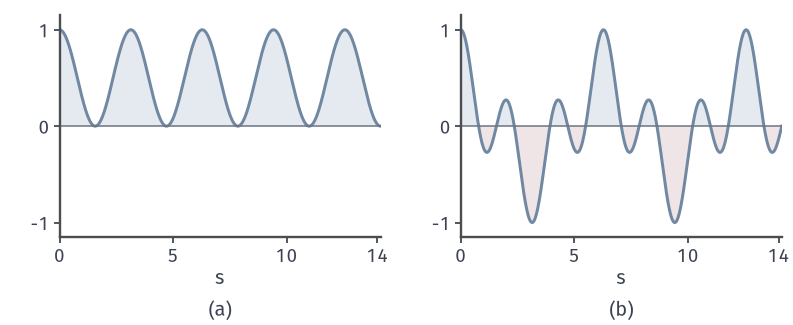

This chart was generated by the following Python code:
from pathlib import Path
import sys
ROOT = next(p for p in Path(__file__).resolve().parents if (p/'build.sh').is_file() and (p/'tex/book.tex').is_file())
sys.path.insert(0, str(ROOT/'figures/06-differential-equations/01-ordinary-differential-equations/matplotlib/lde-common'))
from lde_common import *
HERE = Path(__file__).resolve().parent
# 目标：卷积积分的被积函数 sin(t-s)cos(ws)，t=4.5 pi：共振时同号累积，非共振时互相抵消。
T = 4.5*np.pi
fig, axes = figure(width_mm=112, height_mm=46, ncols=2)
panel(fig, .075, .985, .95, .27, .25)
s = np.linspace(0, T, 1600)
out = []
for ax, w in zip(axes, (1., 2.)):
    y = np.sin(T-s)*np.cos(w*s)
    ax.fill_between(s, 0, y, where=y >= 0, color=BLUE_FILL, lw=0, interpolate=True)
    ax.fill_between(s, 0, y, where=y <= 0, color=RED_FILL, lw=0, interpolate=True)
    ax.plot(s, y, color=BLUE, lw=1.2)
    ax.axhline(0, color=MUTED, lw=.6)
    out.append(float(np.trapezoid(y, s)))
    ax.set_xlim(0, T); ax.set_ylim(-1.15, 1.15); ax.set_xticks([0, 5, 10, 14]); ax.set_yticks([-1, 0, 1]); label(ax, '$s$', '')
print(out)
tags(fig, axes)
save(fig, HERE, 'figure', {'t': T, 'integrals': out, 'expected': [T*np.sin(T)/2, 1/3]})
